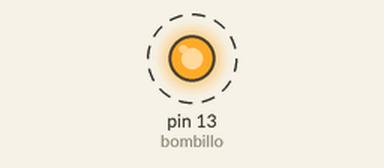
This sketch was run on a simulated Arduino Uno, built with avr-gcc and run on an emulated ATmega328P. On the bench: output pins drawn as LEDs (lit = HIGH). Dashed ring = blinking.

Above: at 0.5 s.
Timing chart, 0 to 3.5 s (numbered marks = the images above):
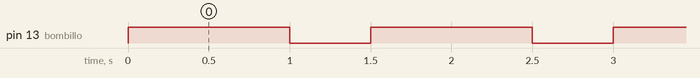

The sketch:

circuito.ino
```cpp
//Programación de circuitos con C, Arduino y Sketch
//www.arduino.cc/en/Main/Software  id integrade develotmen envirement entorno integrado de desarrollo de arduino
//Sketch y no c es por que tiene funciones preparadas para programar arduinos
//prender un led
 int bombillo = 13;
 int espera = 500; //500ms es un seg

 void setup() { //inicia cuando arranca el circuito
    pinMode(bombillo, OUTPUT); //salida
 }
 void loop() {
    digitalWrite(bombillo, HIGH);
    delay(espera * 2);
    digitalWrite(bombillo, LOW);//pasele 0voltios al puerto
    delay(espera);
 }
```

Measured:
- by itself, pin 13 (bombillo): alternates HIGH for 1.0 s and LOW for 0.50 s
